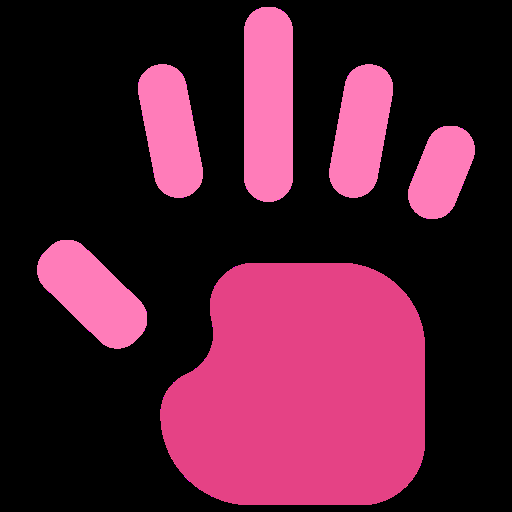
#> input picture hand.png, 512 x 512 px; its folder holds only this picture in this run
$ python -i t.py   (imports and definitions only)
#> lines starting #> are read from the running program, lines starting #| are printed output that depends on the picture
#> further down, picture is the input picture: shape (512, 512, 3); mean B, G, R 50.2, 28.9, 78.6
from ctypes import sizeof
from tkinter import W
import numpy as np
import cv2
import mediapipe as mp
mp_drawing = mp.solutions.drawing_utils
mp_drawing_styles = mp.solutions.drawing_styles
mp_hands = mp.solutions.hands
import os


def IncreaseContrast(img):
    lab= cv2.cvtColor(img, cv2.COLOR_BGR2LAB)
#> lab: shape (512, 512, 3); mean of channels 0, 1, 2 50.3, 148.7, 127
    l_channel, a, b = cv2.split(lab)
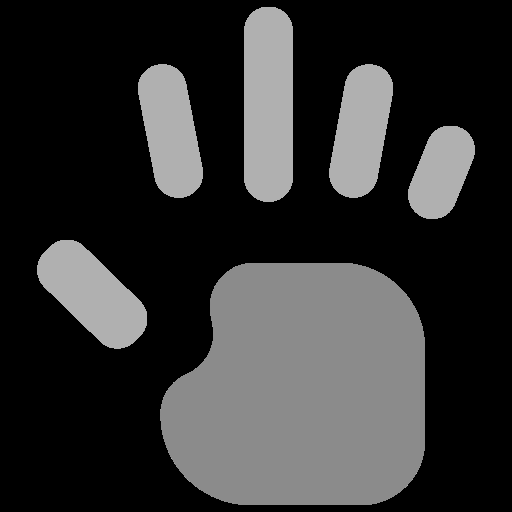
#> l_channel: shape (512, 512); min 0, max 178, mean 50.3
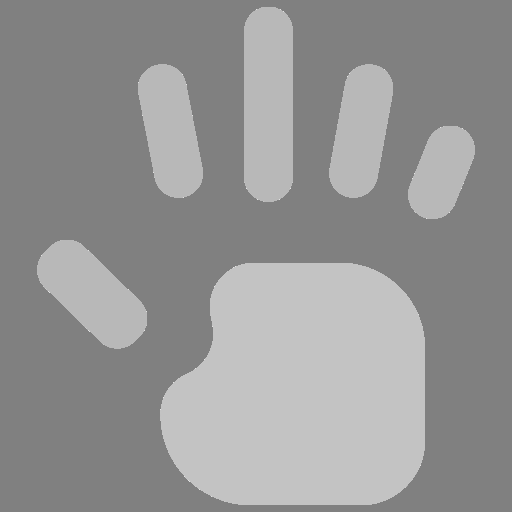
#> a: shape (512, 512); min 128, max 226, mean 148.7
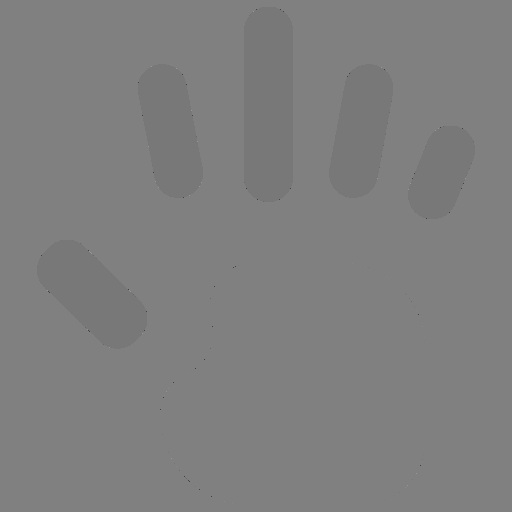
#> b: shape (512, 512); min 67, max 151, mean 127

    # Applying CLAHE to L-channel
    # feel free to try different values for the limit and grid size:
    clahe = cv2.createCLAHE(clipLimit=2.0, tileGridSize=(8,8))
    cl = clahe.apply(l_channel)

    # merge the CLAHE enhanced L-channel with the a and b channel
    limg = cv2.merge((cl,a,b))
#> limg: shape (512, 512, 3); mean of channels 0, 1, 2 53.8, 148.7, 127

    # Converting image from LAB Color model to BGR color spcae
    enhanced_img = cv2.cvtColor(limg, cv2.COLOR_LAB2BGR)

    # Stacking the original image with the enhanced image
    #result = np.hstack((img, enhanced_img))
    return enhanced_img

# [185 lines left out: function roiImageFromHand, not called in this run]

# roiImageFromHand(path_out_img='./ROI1/',option=1,cap=cv2.VideoCapture(0))

>>> import cv2
>>> picture = cv2.imread('hand.png')
>>> result = IncreaseContrast(picture)
